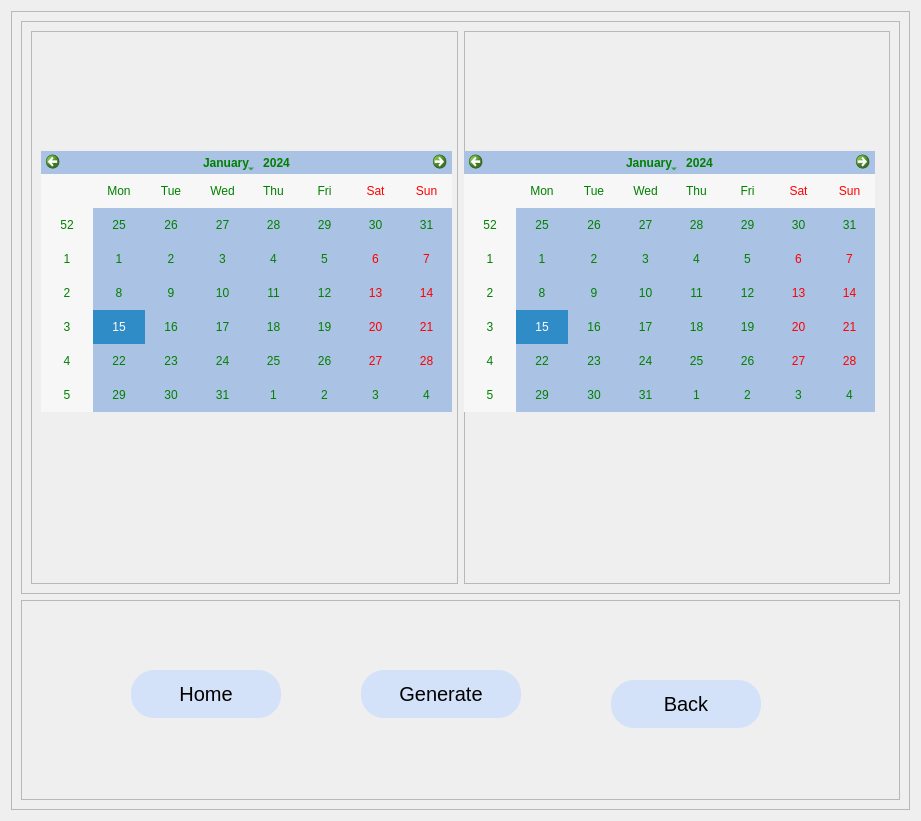
<?xml version="1.0" encoding="UTF-8"?>
<ui version="4.0">
 <class>Dialog</class>
 <widget class="QDialog" name="Dialog">
  <property name="geometry">
   <rect>
    <x>0</x>
    <y>0</y>
    <width>921</width>
    <height>821</height>
   </rect>
  </property>
  <property name="windowTitle">
   <string>Custom Revenue</string>
  </property>
  <property name="windowIcon">
   <iconset>
    <normaloff>001.png</normaloff>001.png</iconset>
  </property>
  <layout class="QHBoxLayout" name="horizontalLayout">
   <item>
    <widget class="QFrame" name="frame">
     <property name="minimumSize">
      <size>
       <width>899</width>
       <height>799</height>
      </size>
     </property>
     <property name="maximumSize">
      <size>
       <width>899</width>
       <height>799</height>
      </size>
     </property>
     <property name="frameShape">
      <enum>QFrame::StyledPanel</enum>
     </property>
     <property name="frameShadow">
      <enum>QFrame::Raised</enum>
     </property>
     <layout class="QVBoxLayout" name="verticalLayout">
      <item>
       <widget class="QFrame" name="frame_2">
        <property name="frameShape">
         <enum>QFrame::StyledPanel</enum>
        </property>
        <property name="frameShadow">
         <enum>QFrame::Raised</enum>
        </property>
        <layout class="QHBoxLayout" name="horizontalLayout_2">
         <item>
          <widget class="QFrame" name="frame_6">
           <property name="frameShape">
            <enum>QFrame::StyledPanel</enum>
           </property>
           <property name="frameShadow">
            <enum>QFrame::Raised</enum>
           </property>
           <widget class="QCalendarWidget" name="date1">
            <property name="geometry">
             <rect>
              <x>10</x>
              <y>120</y>
              <width>411</width>
              <height>261</height>
             </rect>
            </property>
            <property name="styleSheet">
             <string notr="true">QCalendarWidget QWidget{

background-color:rgb(170, 194, 227);

color: green;


}

</string>
            </property>
           </widget>
          </widget>
         </item>
         <item>
          <widget class="QFrame" name="frame_7">
           <property name="minimumSize">
            <size>
             <width>411</width>
             <height>0</height>
            </size>
           </property>
           <property name="frameShape">
            <enum>QFrame::StyledPanel</enum>
           </property>
           <property name="frameShadow">
            <enum>QFrame::Raised</enum>
           </property>
           <widget class="QCalendarWidget" name="date2">
            <property name="geometry">
             <rect>
              <x>0</x>
              <y>120</y>
              <width>411</width>
              <height>261</height>
             </rect>
            </property>
            <property name="styleSheet">
             <string notr="true">QCalendarWidget QWidget{

background-color:rgb(170, 194, 227);

color: green;


}

</string>
            </property>
           </widget>
          </widget>
         </item>
        </layout>
       </widget>
      </item>
      <item>
       <widget class="QFrame" name="frame_3">
        <property name="minimumSize">
         <size>
          <width>10</width>
          <height>200</height>
         </size>
        </property>
        <property name="maximumSize">
         <size>
          <width>16777215</width>
          <height>200</height>
         </size>
        </property>
        <property name="styleSheet">
         <string notr="true">QPushButton {
  -webkit-border-radius: 23;
  -moz-border-radius: 23;
  border-radius: 23px;
  -webkit-box-shadow: 0px 1px 7px #666666;
  -moz-box-shadow: 0px 1px 7px #666666;
  box-shadow: 0px 1px 7px #666666;
  font-size: 20px;
  padding: 10px;
  background: rgb(204,222,250,0.8);
  border: solid #1f628d 2px;
  text-decoration: none;
}

QPushButton:hover {
  background: #3cb0fd;
  text-decoration: none;
}
</string>
        </property>
        <property name="frameShape">
         <enum>QFrame::StyledPanel</enum>
        </property>
        <property name="frameShadow">
         <enum>QFrame::Raised</enum>
        </property>
        <widget class="QPushButton" name="backButton">
         <property name="geometry">
          <rect>
           <x>590</x>
           <y>80</y>
           <width>150</width>
           <height>48</height>
          </rect>
         </property>
         <property name="text">
          <string>Back</string>
         </property>
        </widget>
        <widget class="QPushButton" name="generate">
         <property name="geometry">
          <rect>
           <x>340</x>
           <y>70</y>
           <width>160</width>
           <height>48</height>
          </rect>
         </property>
         <property name="text">
          <string>Generate</string>
         </property>
        </widget>
        <widget class="QPushButton" name="homeButton">
         <property name="geometry">
          <rect>
           <x>110</x>
           <y>70</y>
           <width>150</width>
           <height>48</height>
          </rect>
         </property>
         <property name="text">
          <string>Home</string>
         </property>
        </widget>
       </widget>
      </item>
     </layout>
    </widget>
   </item>
  </layout>
 </widget>
 <resources/>
 <connections/>
</ui>
